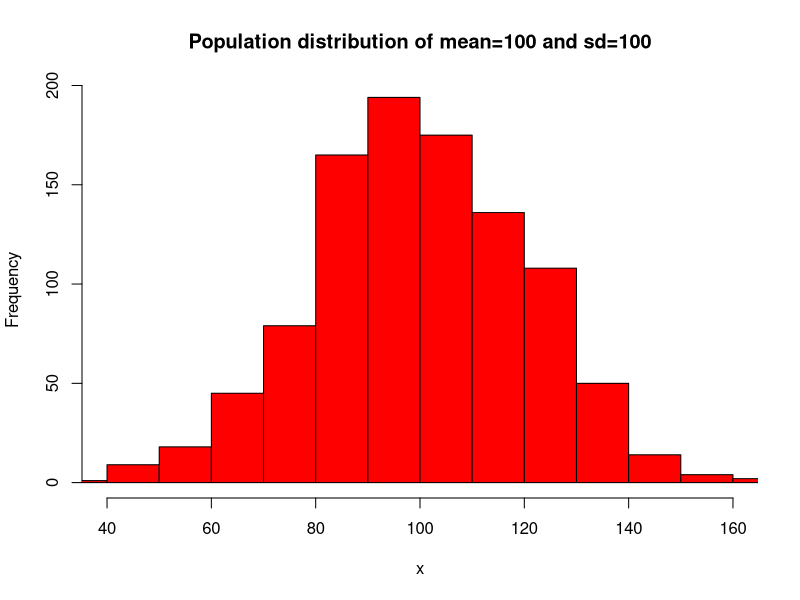
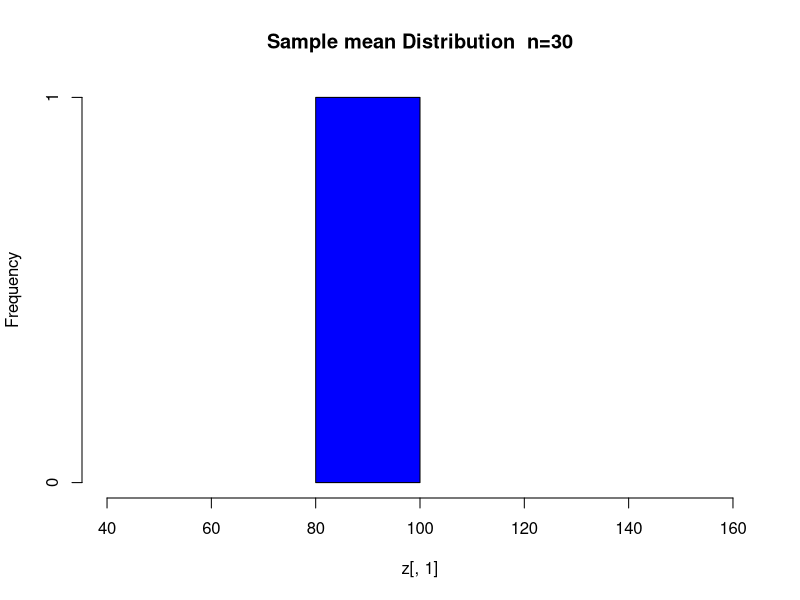
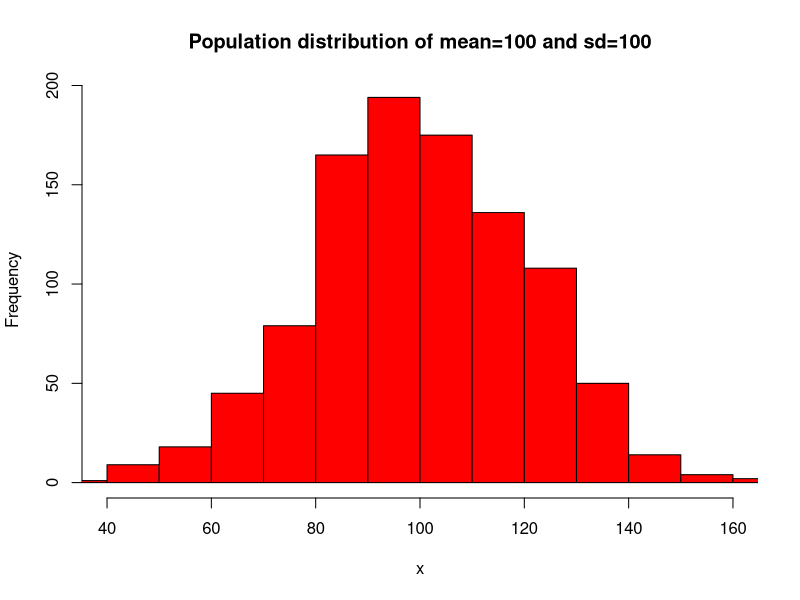
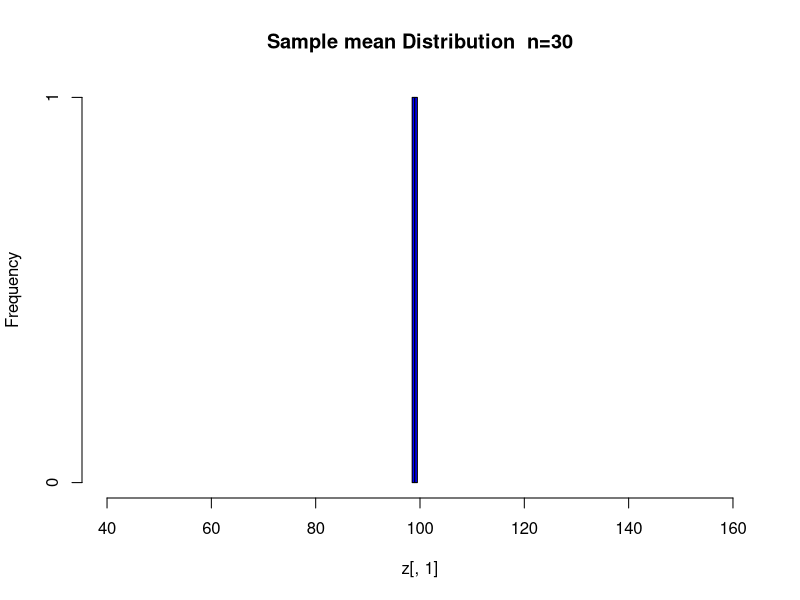
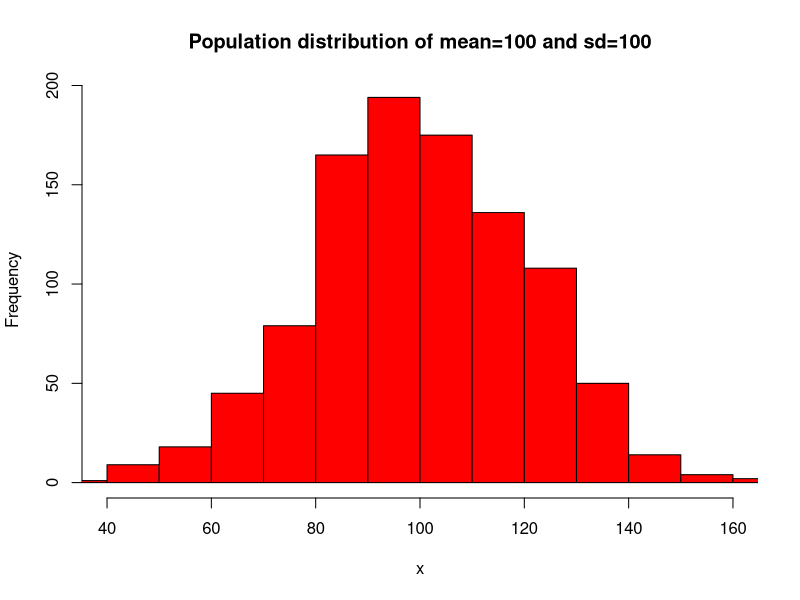
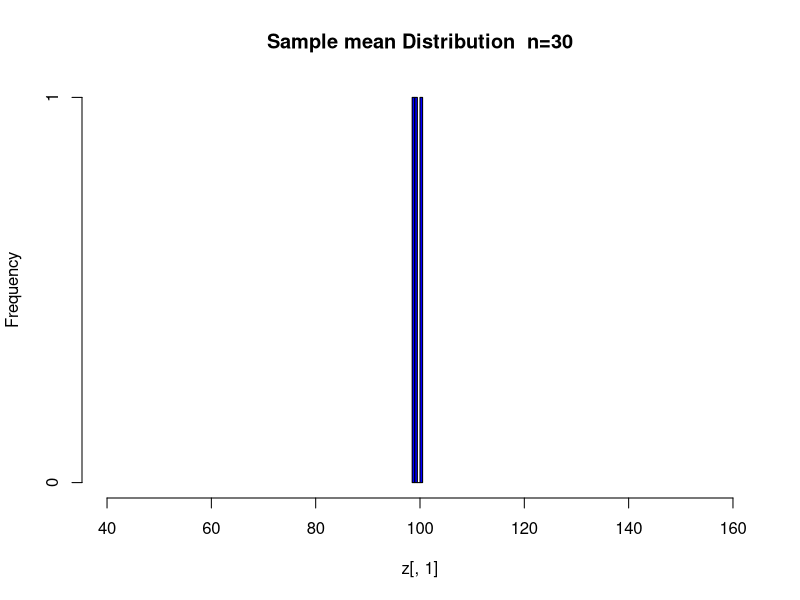
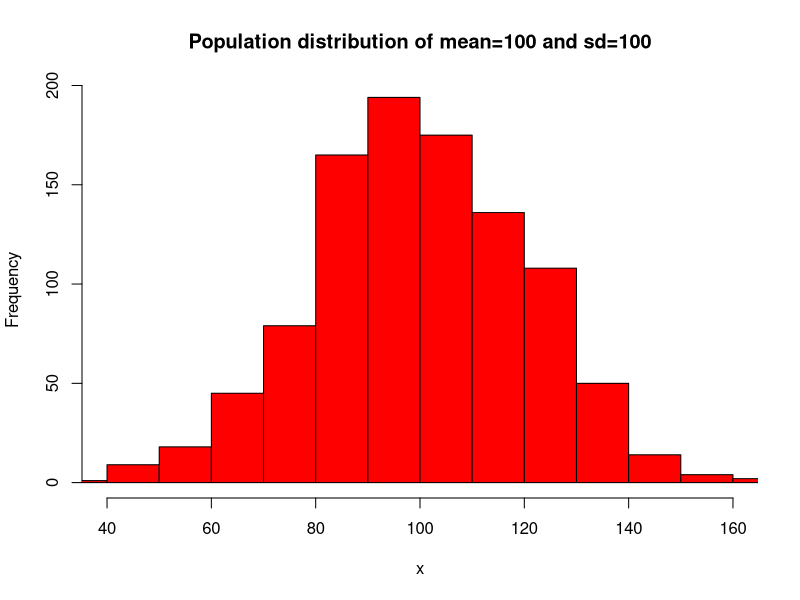
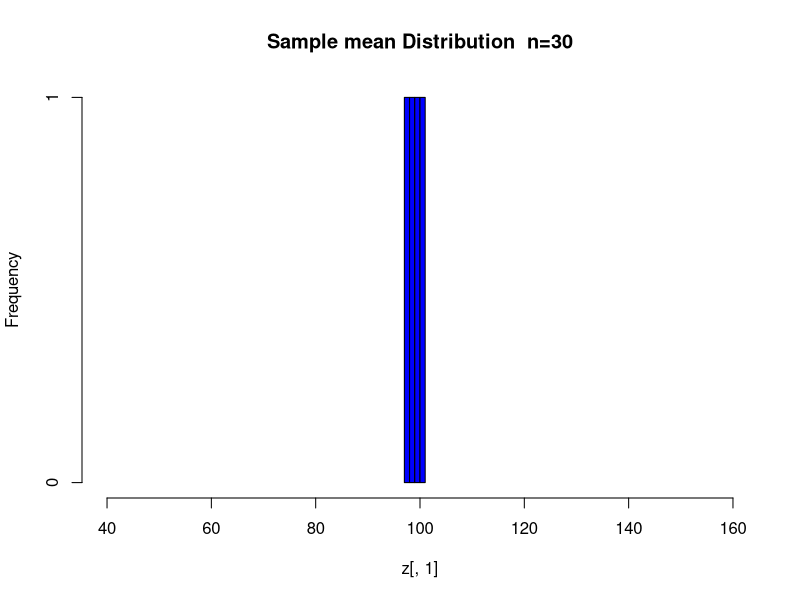

Here is the R script that generated these plots, in order:
## ---- chunk 1
knitr::opts_chunk$set(echo = FALSE)
## ---- chunk 2
    x <- rnorm(1000, 100, 20)  # Population Distribution

    z<-data.frame()   # Sample mean data frame
    for(i in 1:100){
    y <- sample(1:1000, 30, replace = F)
    sampleMean<- mean(x[y])
    z[i,1] <- sampleMean
        hist(x, main="Population distribution of mean=100 and sd=100", 
         col = 'red',
         xlim=c(40, 160))

    hist(z[,1], main="Sample mean Distribution  n=30", col = 'blue',
         xlim=c(40, 160))
    }

## ---- chunk 3
    par(mfrow=c(1,2))
    hist(x, main="Population of mean=100 and sd=100", 
         col = 'red',
         xlim=c(40, 160))

    hist(z[,1], main="Sample mean Distribution  n=30", col = 'blue',
         xlim=c(40, 160), xlab="Sample Mean")

